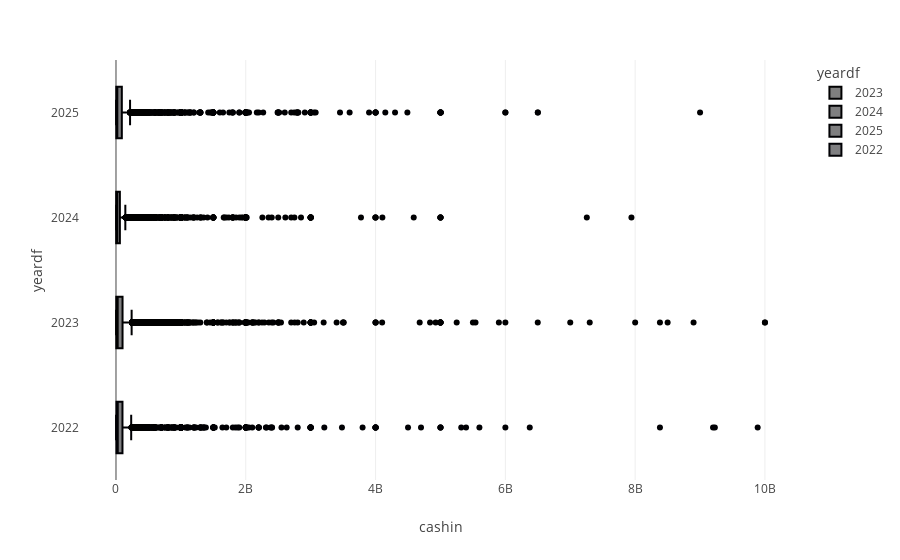

Notebook cell for this chart:
### Code cell
fig = px.box(hd_time_year, x="cashin", y="yeardf",color='yeardf')
fig.show()

# st.plotly_chart(fig, use_container_width=True)

### Figure 1 — Plotly figure (JSON) as saved in the notebook; plotly's stock layout.template omitted (floating-point values rounded to 4 significant figures; data arrays with more than 128 entries replaced by an {"elided": "..."} marker saying what was removed)
{"data": [{"alignmentgroup": "True", "hovertemplate": "yeardf=%{y}<br>cashin=%{x}<extra></extra>", "legendgroup": "2023", "marker": {"color": "#000001"}, "name": "2023", "notched": false, "offsetgroup": "2023", "orientation": "h", "showlegend": true, "type": "box", "x": {"elided": "8760 int values"}, "x0": " ", "xaxis": "x", "y": {"elided": "8760 str values"}, "y0": " ", "yaxis": "y"}, {"alignmentgroup": "True", "hovertemplate": "yeardf=%{y}<br>cashin=%{x}<extra></extra>", "legendgroup": "2024", "marker": {"color": "#000002"}, "name": "2024", "notched": false, "offsetgroup": "2024", "orientation": "h", "showlegend": true, "type": "box", "x": {"elided": "6757 int values"}, "x0": " ", "xaxis": "x", "y": {"elided": "6757 str values"}, "y0": " ", "yaxis": "y"}, {"alignmentgroup": "True", "hovertemplate": "yeardf=%{y}<br>cashin=%{x}<extra></extra>", "legendgroup": "2025", "marker": {"color": "#000003"}, "name": "2025", "notched": false, "offsetgroup": "2025", "orientation": "h", "showlegend": true, "type": "box", "x": {"elided": "4917 int values"}, "x0": " ", "xaxis": "x", "y": {"elided": "4917 str values"}, "y0": " ", "yaxis": "y"}, {"alignmentgroup": "True", "hovertemplate": "yeardf=%{y}<br>cashin=%{x}<extra></extra>", "legendgroup": "2022", "marker": {"color": "#000004"}, "name": "2022", "notched": false, "offsetgroup": "2022", "orientation": "h", "showlegend": true, "type": "box", "x": {"elided": "5007 int values"}, "x0": " ", "xaxis": "x", "y": {"elided": "5007 str values"}, "y0": " ", "yaxis": "y"}], "layout": {"boxmode": "overlay", "legend": {"title": {"text": "yeardf"}, "tracegroupgap": 0}, "margin": {"t": 60}, "xaxis": {"anchor": "y", "domain": [0, 1], "title": {"text": "cashin"}}, "yaxis": {"anchor": "x", "categoryarray": ["2022", "2025", "2024", "2023"], "categoryorder": "array", "domain": [0, 1], "title": {"text": "yeardf"}}}}
